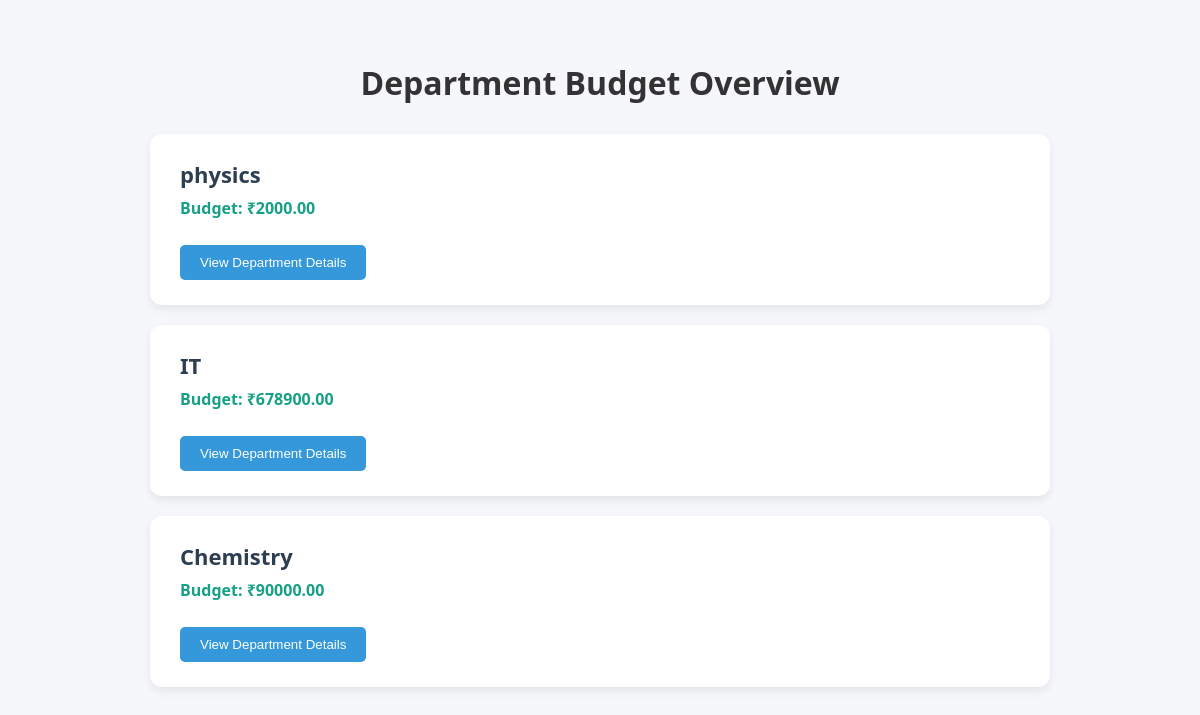
Page /view_departments/ on the earlier database version.
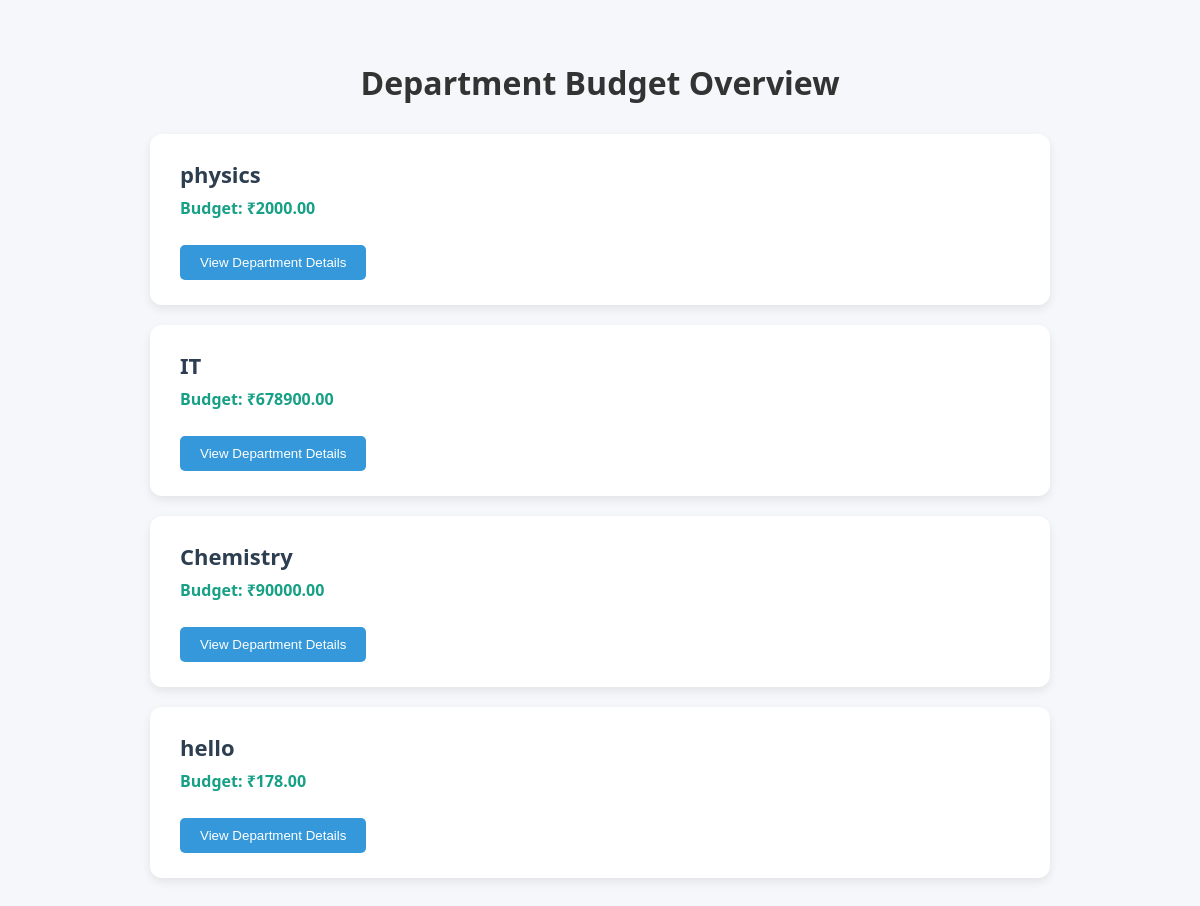
Same page on the later database version.
### core/models.py (models this page shows, shortened)
class Department(models.Model):
    name = models.CharField(max_length=100)
    budget = models.DecimalField(max_digits=12, decimal_places=2)

### core/views.py (the view)
# urls.py: path('view_departments/', views.view_departments, name='view_departments'),
def view_departments(request):
    departments = Department.objects.all()
    context = {
        'departments': departments
    }
    return render(request, 'departments.html', context)

### core/templates/departments.html (shortened to what this page needs)
<!DOCTYPE html>
<html lang="en">
<head>
</head>
<body>
  <h1>Department Budget Overview</h1>
  <div class="container">
    {% for department in departments %}
      <div class="card">
        <h2>{{ department.name }}</h2>
        <p class="budget">Budget: ₹{{ department.budget }}</p>
        <a href="{% url 'department_details' dep_id=department.id %}">
          <button class="button">View Department Details</button>
        </a>
      </div>
    {% endfor %}
  </div>
</body>
</html>

Differences in the rows shown:
added Department: name "hello", budget "178.00"
